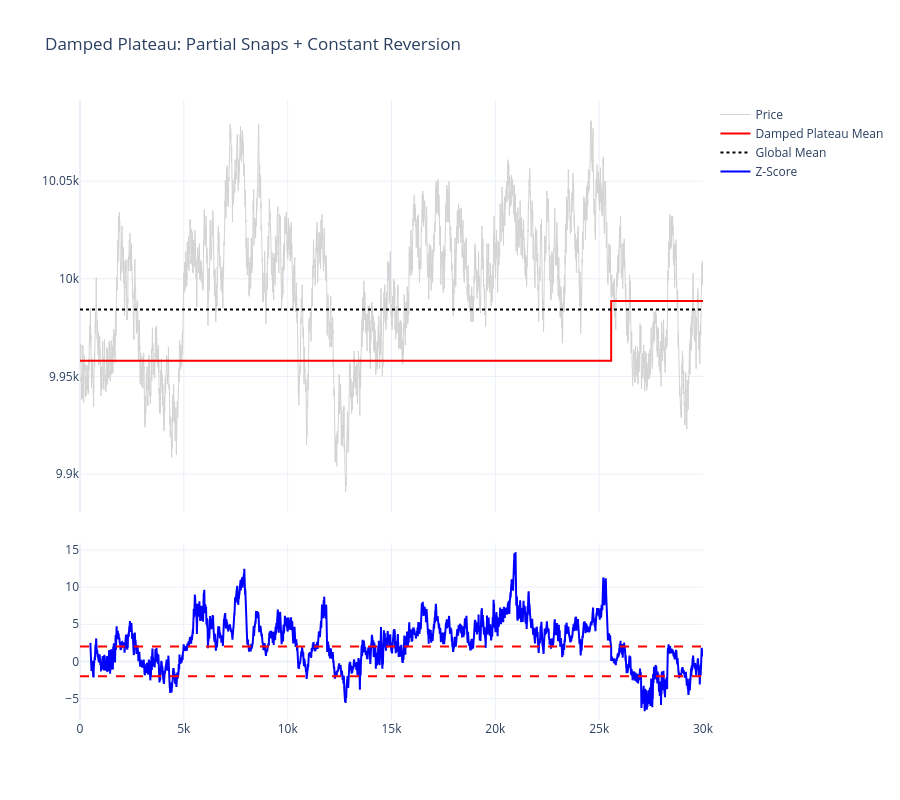

Write notebook code for a chart like this one.
### Code cell
import pandas as pd
import numpy as np
import plotly.graph_objects as go
from plotly.subplots import make_subplots
from scipy.stats import linregress

# --- 1. CONFIGURATION ---
JUMP_THRESHOLD_SD = 1.5   # Sensitivity for the 'Step Jump'
CONFIRM_TICKS = 1e4       # Ticks outside bounds to trigger snap
PULLBACK_STRENGTH = 2e-8 # Constant gravity toward black line
SNAP_RATIO = 0.9        # Snap to 75% of the move to avoid overshooting spikes
VOL_WINDOW = 300

# --- 2. THE DAMPED PLATEAU FILTER ---
def apply_damped_plateau_filter(series, slope, intercept, jump_sd, confirm_period, pullback, snap_ratio):
    local_means = []
    current_local_mean = series.iloc[0]
    outside_counter = 0
    
    # Pre-calculate rolling volatility
    rolling_vol = series.diff().rolling(VOL_WINDOW).std().ffill().bfill().clip(lower=1.0)
    
    for i, val in enumerate(series):
        # A) Global Anchor Projection
        global_target = intercept + (slope * i)
        
        # B) Continuous Reversion (The "Slow Pull")
        current_local_mean += slope # Respect the global trend drift
        current_local_mean -= pullback * (current_local_mean - global_target)
        
        # C) Step Jump Logic with Damping
        sigma = rolling_vol.iloc[i]
        upper_limit = current_local_mean + (jump_sd * sigma)
        lower_limit = current_local_mean - (jump_sd * sigma)
        
        if val > upper_limit or val < lower_limit:
            outside_counter += 1
        else:
            outside_counter = 0
            
        if outside_counter >= confirm_period:
            # DAMPED SNAP: Move most of the way, but not all the way.
            # current_local_mean = (Old Mean * 25%) + (New Price * 75%)
            current_local_mean = (current_local_mean * (1 - snap_ratio)) + (val * snap_ratio)
            outside_counter = 0
            
        local_means.append(current_local_mean)
        
    return pd.Series(local_means, index=series.index)

# --- 3. DATA & EXECUTION ---
df_full = df_total[df_total['product'] == "HYDROGEL_PACK"].copy().sort_values(['day', 'timestamp'])
df_full['global_tick'] = range(len(df_full))
df_full['mid_price'] = df_full['mid_price'].replace(0, np.nan).ffill()

# Global slope calculation
slope, intercept, _, _, _ = linregress(df_full['global_tick'], df_full['mid_price'])
slope = 0

df_full['local_mean'] = apply_damped_plateau_filter(
    df_full['mid_price'], slope, intercept, 
    JUMP_THRESHOLD_SD, CONFIRM_TICKS, PULLBACK_STRENGTH, SNAP_RATIO
)

# Z-Score Calculation
df_full['err'] = df_full['mid_price'] - df_full['local_mean']
df_full['rolling_std'] = df_full['err'].rolling(500).std().clip(lower=1.0)
df_full['z_score'] = df_full['err'] / df_full['rolling_std']

# --- 4. VISUALIZATION ---
fig = make_subplots(rows=2, cols=1, shared_xaxes=True, vertical_spacing=0.05, row_heights=[0.7, 0.3])

# Subplot 1: Price and Means
fig.add_trace(go.Scatter(x=df_full['global_tick'], y=df_full['mid_price'], 
                         line=dict(color='lightgrey', width=1), name='Price'), row=1, col=1)
fig.add_trace(go.Scatter(x=df_full['global_tick'], y=df_full['local_mean'], 
                         line=dict(color='red', width=2), name='Damped Plateau Mean'), row=1, col=1)
fig.add_trace(go.Scatter(x=df_full['global_tick'], y=intercept + slope*df_full['global_tick'], 
                         line=dict(color='black', dash='dot'), name='Global Mean'), row=1, col=1)

# Subplot 2: Signal
fig.add_trace(go.Scatter(x=df_full['global_tick'], y=df_full['z_score'], 
                         line=dict(color='blue'), name='Z-Score'), row=2, col=1)
fig.add_hline(y=2.0, line_dash="dash", line_color="red", row=2, col=1)
fig.add_hline(y=-2.0, line_dash="dash", line_color="red", row=2, col=1)

fig.update_layout(height=800, title="Damped Plateau: Partial Snaps + Constant Reversion", template="plotly_white")
fig.show()

### Figure 1 — Plotly figure (JSON) as saved in the notebook; plotly's stock layout.template omitted (floating-point values rounded to 4 significant figures; data arrays with more than 128 entries replaced by an {"elided": "..."} marker saying what was removed)
{"data": [{"line": {"color": "lightgrey", "width": 1}, "name": "Price", "type": "scatter", "x": {"elided": "30000 int values"}, "xaxis": "x", "y": {"elided": "30000 float values"}, "yaxis": "y"}, {"line": {"color": "red", "width": 2}, "name": "Damped Plateau Mean", "type": "scatter", "x": {"elided": "30000 int values"}, "xaxis": "x", "y": {"elided": "30000 float values"}, "yaxis": "y"}, {"line": {"color": "black", "dash": "dot"}, "name": "Global Mean", "type": "scatter", "x": {"elided": "30000 int values"}, "xaxis": "x", "y": {"elided": "30000 float values"}, "yaxis": "y"}, {"line": {"color": "blue"}, "name": "Z-Score", "type": "scatter", "x": {"elided": "30000 int values"}, "xaxis": "x2", "y": {"elided": "30000 float values"}, "yaxis": "y2"}], "layout": {"height": 800, "shapes": [{"line": {"color": "red", "dash": "dash"}, "type": "line", "x0": 0, "x1": 1, "xref": "x2 domain", "y0": 2, "y1": 2, "yref": "y2"}, {"line": {"color": "red", "dash": "dash"}, "type": "line", "x0": 0, "x1": 1, "xref": "x2 domain", "y0": -2, "y1": -2, "yref": "y2"}], "title": {"text": "Damped Plateau: Partial Snaps + Constant Reversion"}, "xaxis": {"anchor": "y", "domain": [0, 1], "matches": "x2", "showticklabels": false}, "xaxis2": {"anchor": "y2", "domain": [0, 1]}, "yaxis": {"anchor": "x", "domain": [0.335, 1.0]}, "yaxis2": {"anchor": "x2", "domain": [0, 0.285]}}}
